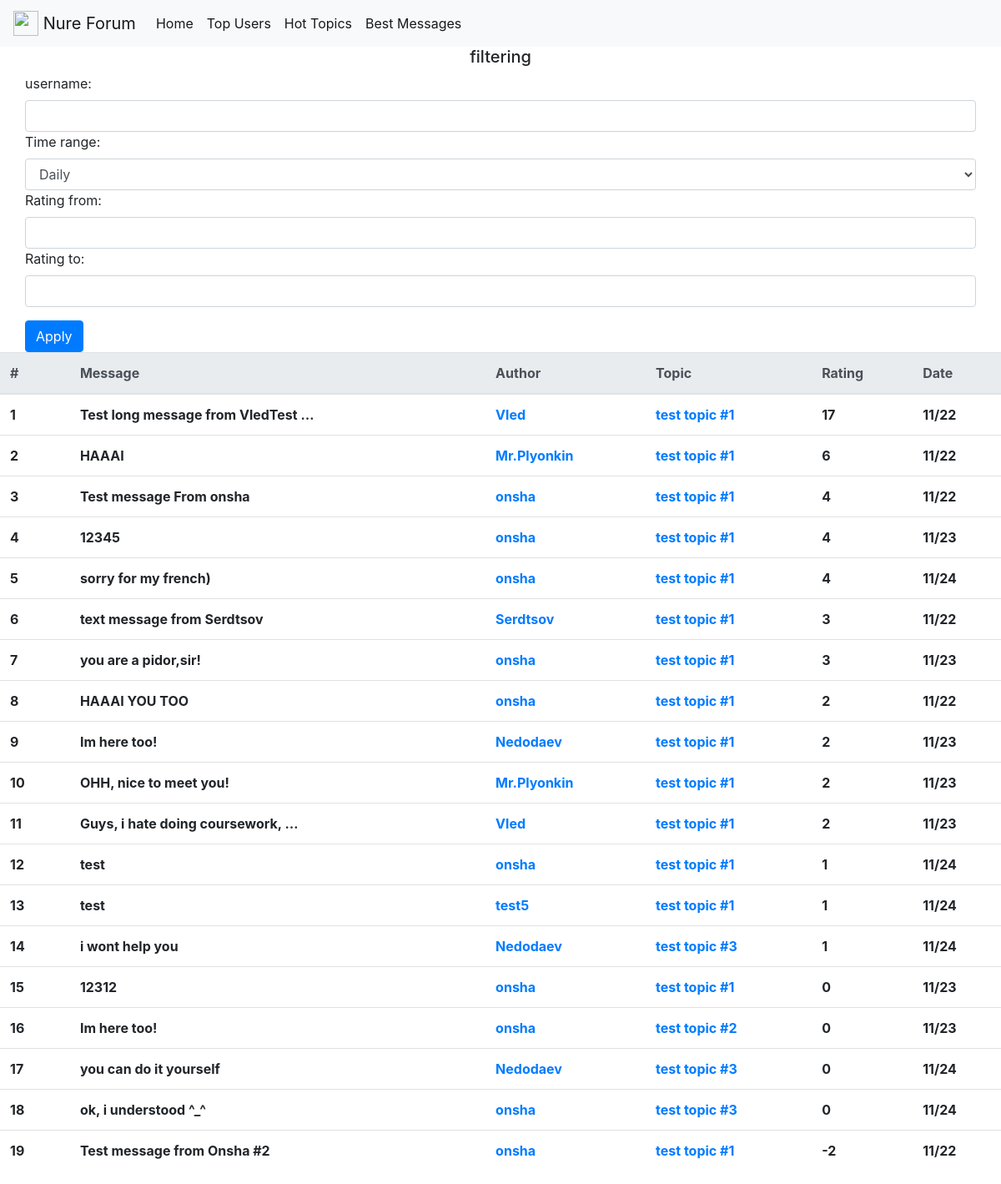
The app's page /msg/best/, older data.
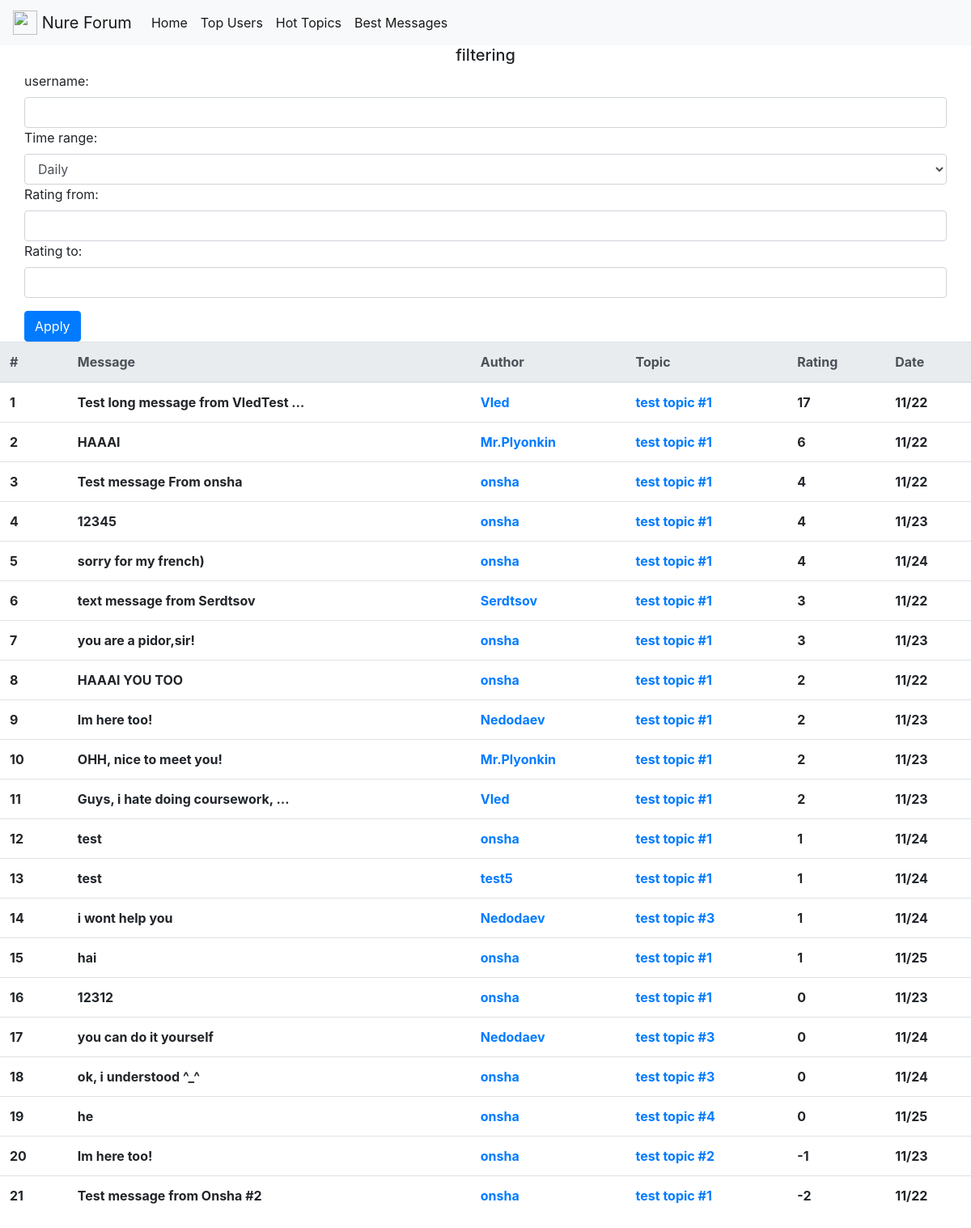
The same page, newer data.
### forumengine/models.py (models this page shows, shortened)
class Message(models.Model):
    message_id = models.AutoField(primary_key=True)
    body = models.TextField(blank=False, null=False)
    date_of_pub = models.DateTimeField(auto_now_add=True)
    rating = models.IntegerField(blank=False, null=False, default=0)
    author = models.ForeignKey(ForumUser, on_delete=models.CASCADE, blank=False)
    topic = models.ForeignKey(Topic, on_delete=models.CASCADE, blank=False)
    voted_users = models.ManyToManyField(ForumUser, blank=True, default=None, related_name='voted_users')

class Topic(models.Model):
    topic_id = models.AutoField(primary_key=True, auto_created=True)
    title = models.CharField(max_length=80, blank=False, null=False, default='unnamed')
    date_of_pub = models.DateTimeField(auto_now_add=True)
    category = models.ForeignKey(Category, on_delete=models.CASCADE, blank=False)
    rating = models.IntegerField(blank=False, null=False, default=0)
    slug = models.SlugField(max_length=255, unique=True)
    author = models.ForeignKey(ForumUser, on_delete=models.CASCADE, blank=False, null=False)
    def get_absolute_url(self):
        return reverse('topic_detail_view', kwargs={'slug': self.slug})

### forumengine/views.py (the view, shortened to what this page needs)
# urls.py: path('msg/best/', BestMessages.as_view(), name='best_messages_url'),
class BestMessages(View):
    def get(self, request, time_range='2018-01-01'):
        form = FilterForm()
        date_now = datetime.datetime.now().date()
        messages = Message.objects.filter(date_of_pub__range=(time_range, date_now)).order_by('-rating')
        if request.user.is_authenticated:
            user = ForumUser.objects.get(username=request.user.username)
        else:
            user = None
        context = {
            'message_list': messages,
            'user': user,
            'form': form
        }
        return render(request, 'forumengine/best_messages_template.html', context=context)

### forumengine/forms.py
class FilterForm(forms.Form):
    attrs = {'class': 'form-control'}
    CHOICES = (('Daily', 'Daily'), ('Weekly', 'Weekly'), ('Monthly', 'Monthly'), ('All time', 'All time'))
    username = forms.CharField(
        label='username',
        max_length=50,
        widget=forms.TextInput({'class': 'form-control', 'name': 'username'}),
        required=False
    )
    time_range = forms.CharField(
        widget=forms.Select(choices=CHOICES, attrs={'class': 'form-control', 'name': 'time_range'})
    )
    lowest_rating = forms.IntegerField(
        label='Rating from',
        widget=forms.NumberInput({'class': 'form-control', 'name': 'lowest_rating'}),
        required=False
    )
    highest_rating = forms.IntegerField(
        label='Rating to',
        widget=forms.NumberInput({'class': 'form-control', 'name': 'highest_rating'}),
        required=False
    )

### forumengine/models.py (called while the page is built)
    def get_absolute_url(self):
        return reverse('user_detail_url', kwargs={'id': self.id})

### forumengine/templatetags/users_list_extras.py (called while the page is built)
@register.filter(name='order')
def order(self):
    return enumerate(self, 1)

### forumengine/templates/forumengine/best_messages_template.html (shortened to what this page needs)
{%extends 'base.html'%}
{% load users_list_extras %}
{% block content %}
<div class="container-fluid">
    <div class="container">
        <h5 class="text-center">filtering</h5>
    </div>
    <div class="container-fluid">
        <form action="{% url 'best_messages_url' %}" method="post">
            {{ form }}
            <button type="submit" class="btn btn-primary mt-3">Apply</button>
        </form>
    </div>
</div>
<table class="table">
    <thead class="thead-light">
    <tr>
        <th scope="col">#</th>
        <th scope="col">Message</th>
        <th scope="col">Author</th>
        <th scope="col">Topic</th>
        <th scope="col">Rating</th>
        <th scope="col">Date</th>
    </tr>
    </thead>
    <tbody>
    {% for index, message in message_list|order %}
    <tr>
        {% if index == 1%}
        <th scope="col"> {{ index }} <i class="fas fa-trophy gold fa-lg"></i></th>
        {% elif index == 2 %}
        <th scope="col"> {{ index }} <i class="fas fa-trophy silver "></i></th>
        {% elif index == 3 %}
        <th scope="col"> {{ index }} <i class="fas fa-trophy bronze fa-sm"></i></th>
        {% else%}
        <th scope="col">{{ index }}</th>
        {% endif %}
        <th scope="col">{{message.body|truncatewords:5}}</th>
        <th scope="col"><a href={{message.author.get_absolute_url}}>{{message.author.username}}</a></th>
        <th scope="col"><a href={{message.topic.get_absolute_url}}>{{message.topic.title}}</a></th>
        <th scope="col">{{message.rating}}</th>
        <th scope="col">{{message.date_of_pub.month}}/{{message.date_of_pub.day}}</th>
    </tr>
    {% endfor %}
    </tbody>
</table>
{%endblock%}

Row changes from the older to the newer data that the page shows:
added Message: index "15", body "hai", author.username "onsha", topic "test topic #1", rating "1", date_of_pub.month "11", date_of_pub.day "25"
computed for Message (number 16 of 21 on the later page): message_id "15" → "16"
added Message: index "19", body "he", author.username "onsha", topic "test topic #4", rating "0", date_of_pub.month "11", date_of_pub.day "25"
changed Message "test topic #2": index "16" → "20"; rating "0" → "-1"; moves down the list
computed for Message "Test message from Onsha #2": index "19" → "21"
